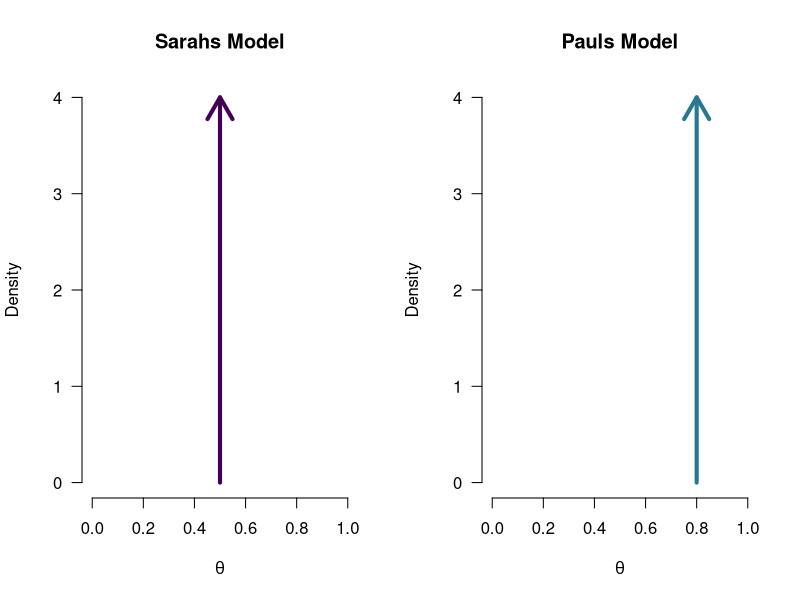
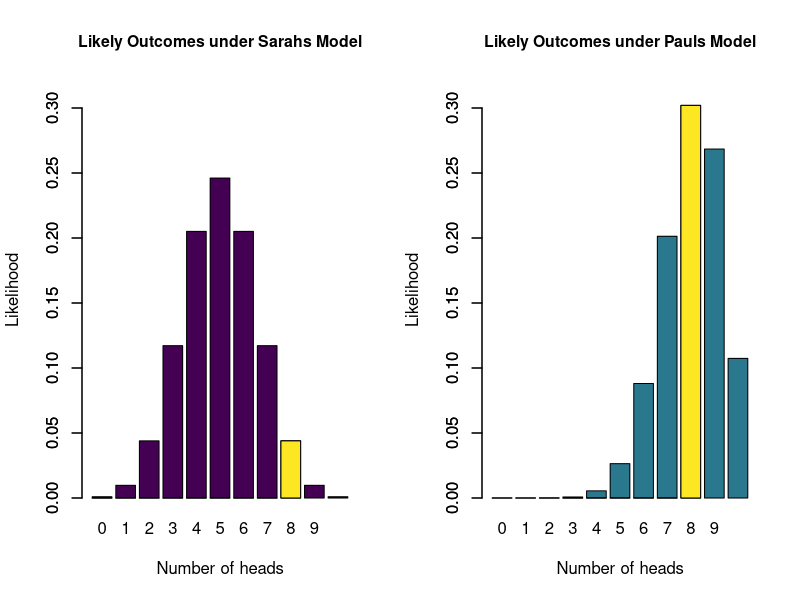
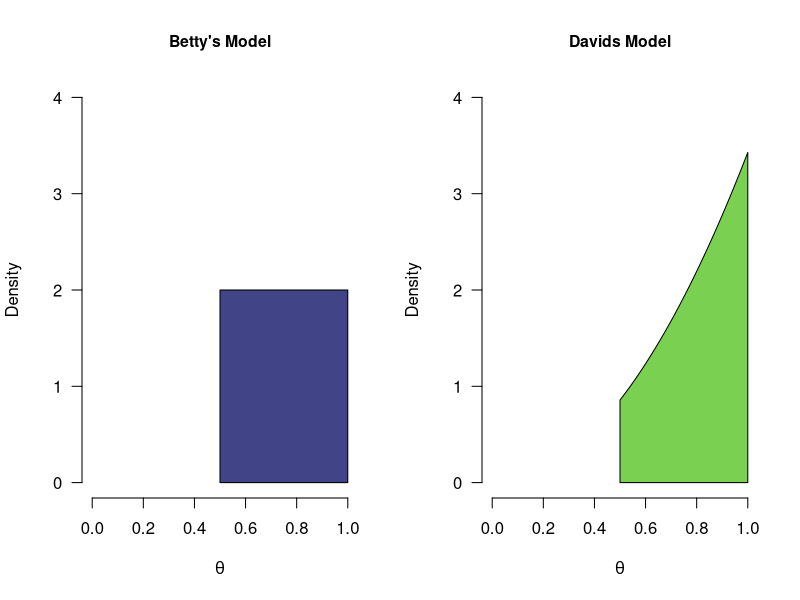
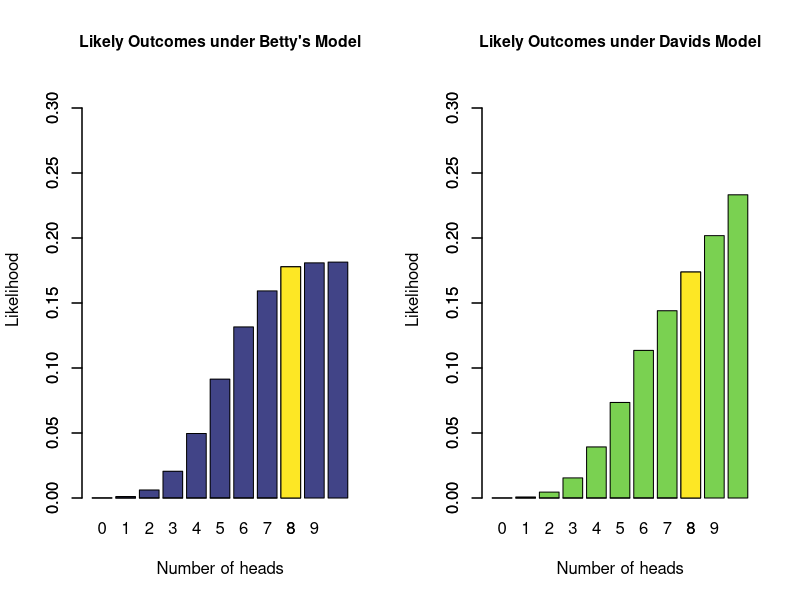

Recreate these plots in R, in order.
## ---- chunk 1
#| label: fig-two-models-binomial
par(mfrow = c(1, 2))
cols <- viridis::viridis(6)
plot(1, 1, type ="n", xlim = c(0,1), ylim = c(0,4), bty = "n", main = "Sarahs Model",
     las = 1, xlab = expression(theta), ylab = "Density")
arrows(x0 = 0.5, x1 = 0.5, y0 = 0, y1 = 4.0, lwd = 4, col = cols[1])

plot(1, 1, type ="n", xlim = c(0,1), ylim = c(0,4), bty = "n", main = "Pauls Model", 
     las = 1, xlab = expression(theta), ylab = "Density")
arrows(x0 = 0.8, x1 = 0.8, y0 = 0, y1 = 4.0, lwd = 4, col = cols[3])
## ---- chunk 2
#| label: fig-two-models-likelihoods-binomial
par(mfrow = c(1, 2), cex.main = 0.95)
cols <- viridis::viridis(6)
barplot(dbinom(0:10, 10, 0.5), names.arg = 0:10, xlab = "Number of heads", ylab = "Likelihood",
        main = "Likely Outcomes under Sarahs Model", col = cols[1], ylim = c(0,0.32))
barplot(c(rep(0, 8), dbinom(8, 10, 0.5)), add = TRUE, col = cols[6])

barplot(dbinom(0:10, 10, 0.8), names.arg = 0:10, xlab = "Number of heads", ylab = "Likelihood",
        main = "Likely Outcomes under Pauls Model", col = cols[3], ylim = c(0,0.32))
barplot(c(rep(0, 8), dbinom(8, 10, 0.8)), add = TRUE, col = cols[6])

## ---- chunk 3
#| label: fig-two-models-binomial-onesided
par(mfrow = c(1, 2))
tBetFun <- function(x, shape1 = 1, shape2 = 1, side = "pos") {
  ds <- dbeta(x, shape1, shape2)
  if (side == "pos") {
    ds[x<0.5] <- 0
    ds <- ds / integrate(function(x) dbeta(x, shape1, shape2), lower = 0.5, upper = 1)[[1]]
  } else if (side == "neg") {
    ds[x>0.5] <- 0
    ds <- ds / integrate(function(x) dbeta(x, shape1, shape2), lower = 0, upper = 0.5)[[1]]
  }
  return(ds)
}
cols <- viridis::viridis(6)
plot(1, 1, type ="n", xlim = c(0,1), ylim = c(0,4), bty = "n", main = "Betty's Model",
     las = 1, xlab = expression(theta), ylab = "Density")
# curve(tBetFun(x, 1, 1), add = TRUE, col = cols[4], lwd = 4)
mySeq <- seq(0.5, 1, length.out = 1e3)
polygon(x =  c(mySeq, rev(mySeq)), y = c(rep(0, 1e3), tBetFun(mySeq, 1, 1)), col = cols[2]) 

plot(1, 1, type ="n", xlim = c(0,1), ylim = c(0,4), bty = "n", main = "Davids Model", 
     las = 1, xlab = expression(theta), ylab = "Density")
# curve(tBetFun(x, 3, 1), add = TRUE, col = cols[5], lwd = 4)
polygon(x =  c(mySeq, rev(mySeq)), y = c(rep(0, 1e3), rev(tBetFun(mySeq, 3, 1))), col = cols[5]) 
# plot(1, 1, type ="n", xlim = c(0,1), ylim = c(0,4), bty = "n", main = "Davids Model", 
#      las = 1, xlab = expression(theta), ylab = "Density")
# # curve(tBetFun(x, 3, 1), add = TRUE, col = cols[5], lwd = 4)
# mySeq <- seq(0, 1, length.out = 1e3)
# polygon(x =  c(mySeq, rev(mySeq)), y = c(rep(0, 1e3), rev(tBetFun(mySeq, 1, 1, "bla"))), col = cols[6])
## ---- chunk 4
#| label: fig-two-models-binomial-onesided-predictions
par(mfrow = c(1, 2), cex.main = 0.95)
cols <- viridis::viridis(6)

sampsU <- c(0:5, rbinom(1e5, 10, runif(1e5, 0.5, 1)))
barplot(table(sampsU)/1e5, names.arg = 0:10, xlab = "Number of heads", ylab = "Likelihood",
        main = "Likely Outcomes under Betty's Model", col = cols[2], ylim = c(0,0.32))
barplot(c(rep(0, 8), (table(sampsU)/1e5)[9]), add = TRUE, col = cols[6])

samps <- rbeta(1e5, 3, 1)
samps[samps<0.5] <- 1- samps[samps<0.5]
samps <- c(0:5, rbinom(1e5, 10, samps))
barplot(table(samps)/1e5, names.arg = 0:10, xlab = "Number of heads", ylab = "Likelihood",
        main = "Likely Outcomes under Davids Model", col = cols[5], ylim = c(0,0.32))
barplot(c(rep(0, 8), (table(samps)/1e5)[9]), add = TRUE, col = cols[6])
# (table(samps)/1e5)[9] /(table(sampsU)/1e5)[9]

# samps <- rbeta(1e5, 3, 1)
# samps[samps<0.5] <- 1- samps[samps<0.5]
# samps <- c(0:5, rbinom(1e5, 10, samps))
# barplot(table(samps)/1e5, names.arg = 0:10, xlab = "Number of heads", ylab = "Likelihood",
#         main = "Likely Outcomes under Davids Model", col = cols[5], ylim = c(0,0.32))
# barplot(c(rep(0, 4), (table(samps)/1e5)[5]), add = TRUE, col = cols[6])

